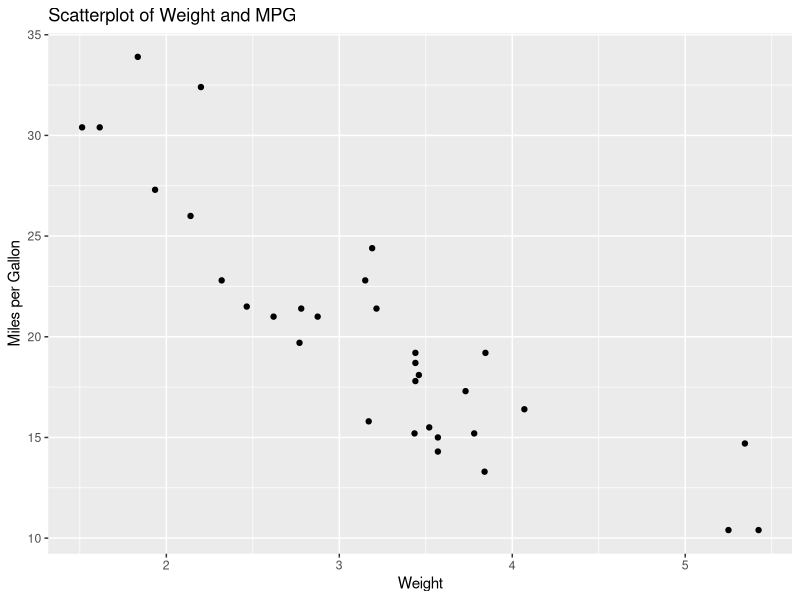
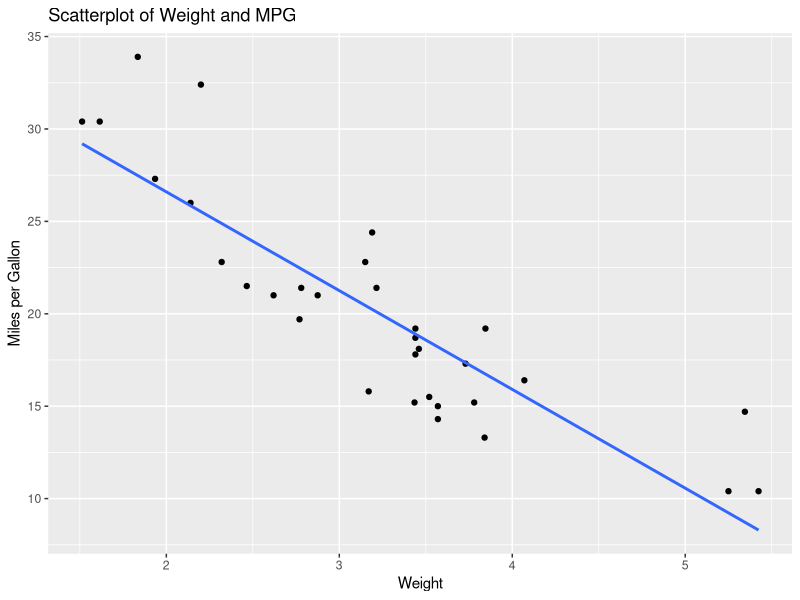
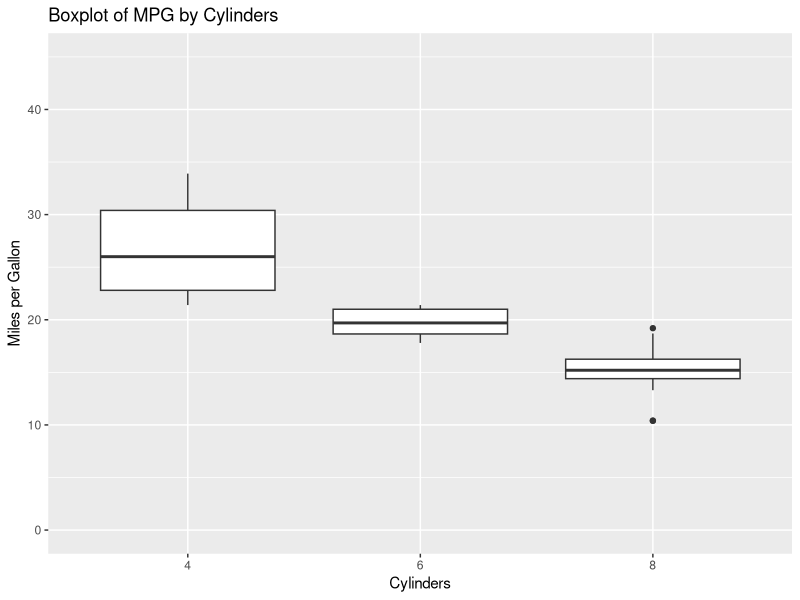
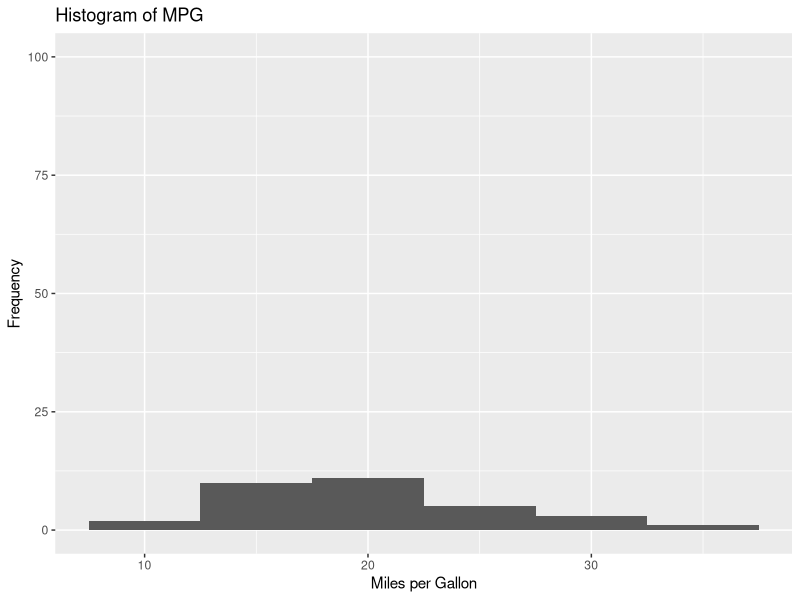
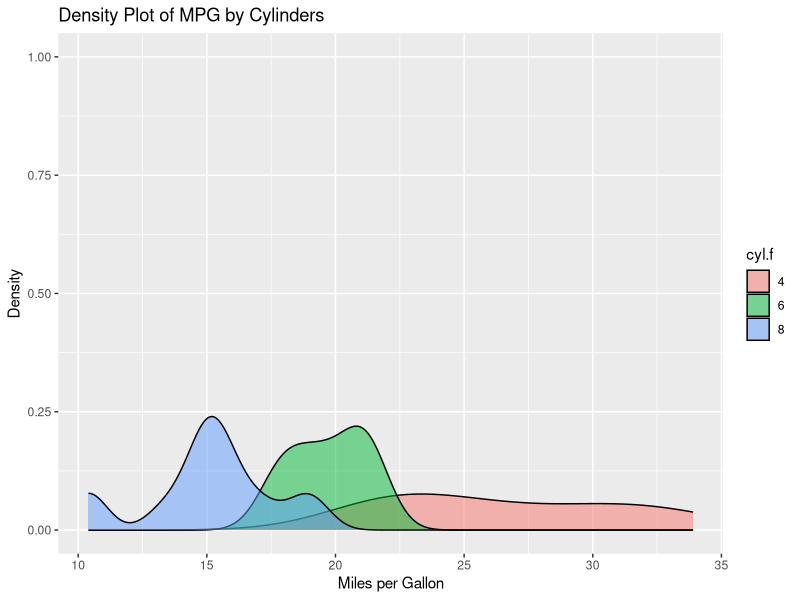

Recreate these plots in R, in order.
## ---- chunk 1
library(ggplot2)
## ---- chunk 2
# Load the data
data(mtcars)
## ---- chunk 3
#| echo: true
#| message: false
#| warning: false
#| error: false

# Summarize the data
summary(mtcars)
## ---- chunk 4
#| echo: true
#| message: false
#| warning: false
#| error: false

# Create a scatterplot in ggplot of the data

ggplot(mtcars, aes(x = wt, y = mpg)) +
  geom_point() +
  labs(title = "Scatterplot of Weight and MPG",
       x = "Weight",
       y = "Miles per Gallon")

# Add a linear trendline
ggplot(mtcars, aes(x = wt, y = mpg)) +
  geom_point() +
  geom_smooth(method = "lm", se = FALSE) +
  labs(title = "Scatterplot of Weight and MPG",
       x = "Weight",
       y = "Miles per Gallon")



## ---- chunk 5
#| echo: true
#| message: false
#| warning: false
#| error: false

# recode cyl as a factor
mtcars$cyl.f <- as.factor(mtcars$cyl)

# Create a boxplot of mpg by cyl
ggplot(mtcars, aes(x = cyl.f, y = mpg)) +
  geom_boxplot() +
  labs(title = "Boxplot of MPG by Cylinders",
       x = "Cylinders",
       y = "Miles per Gallon") +
  ylim(0, 45)
## ---- chunk 6
#| echo: true
#| message: false
#| warning: false
#| error: false

# Create a histogram of mpg
ggplot(mtcars, aes(x = mpg)) +
  geom_histogram(binwidth = 5) +
  labs(title = "Histogram of MPG",
       x = "Miles per Gallon",
       y = "Frequency") +
  ylim(0, 100)
## ---- chunk 7
#| echo: true
#| message: false
#| warning: false
#| error: false

# create a density plot by cyl.f
ggplot(mtcars, aes(x = mpg, fill = cyl.f)) +
  geom_density(alpha = 0.5) +
  labs(title = "Density Plot of MPG by Cylinders",
       x = "Miles per Gallon",
       y = "Density") +
  ylim(0, 1)
## ---- chunk 8
#| echo: true
#| message: false
#| warning: false
#| error: false

summary(mtcars)
## ---- chunk 9

aov1 <- aov(mpg ~ cyl.f, data = mtcars)
summary(aov1)

